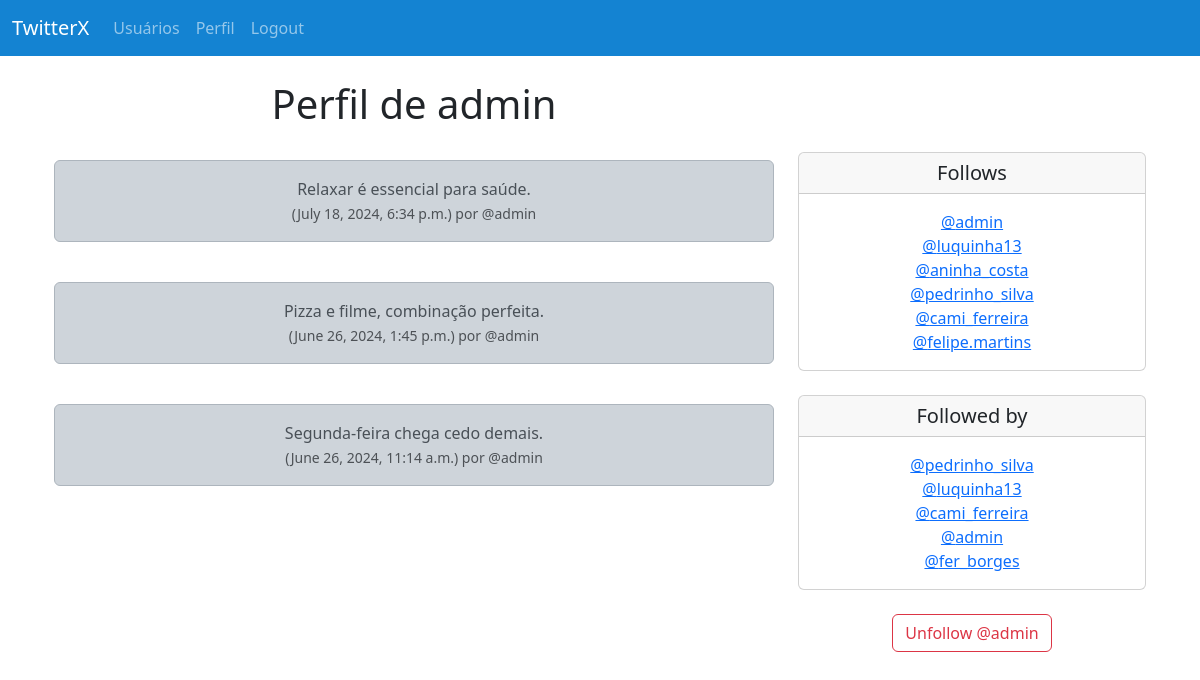
Screenshot of /profile/1 (signed in) with the database file from the repository.
### musker/models.py (models this page shows, shortened)
class Profile(models.Model):
    user = models.OneToOneField(User, on_delete=models.CASCADE)
    follows = models.ManyToManyField('self',
                                    related_name='followed_by',
                                    symmetrical=False,
                                    blank=True)
    datee_modified = models.DateTimeField(User, auto_now=True)
    def __str__(self):
        return self.user.username

class tweet(models.Model):
    user = models.ForeignKey(
        User, related_name="tweets",
        on_delete=models.DO_NOTHING
    )
    body = models.CharField(max_length=200)
    created_at = models.DateTimeField(auto_now_add=True)

### musker/views.py (the view, shortened to what this page needs)
# urls.py: path('profile/<int:pk>', views.profile, name='profile'),
def profile(request, pk):
     if request.user.is_authenticated:
        profile = Profile.objects.get(user_id = pk)
        tweets = tweet.objects.filter(user_id = pk).order_by("-created_at")
        return render(request, 'profile.html', {'profile':profile, "tweets":tweets})
     else:
        messages.success(request, ("Você deve estar logado.."))
        return redirect('home')

### musker/templates/profile.html (shortened to what this page needs)
{% extends 'base.html' %}
{% block content %}
{% if profile %}
<div class="container text-center">
    <div class="row">
        <div class="col-8">
            <h1>Perfil de {{ profile.user.username }}</h1>
            <br/>
            {% if tweets %}
              {% for tweet in tweets %}
                <div class="alert alert-dark" role="alert">
                  {{ tweet.body }}<br/>
                  <small class="text-muted">
                      ({{ tweet.created_at }}) por @{{ tweet.user.username }}
                  </small>
                </div>
                <br/>
              {% endfor %}
            {% endif %}
        </div>
        <div class="col-4">
            <br/><br/><br/>
            <div class="card">
                <h5 class="card-header">Follows</h5>
                <div class="card-body">
                  <p class="card-text">
                    {% for following in profile.follows.all %}
                        <a href="{% url 'profile' following.user.id%}">@{{following}}</a><br/>
                     {% endfor %}
                  </p>
                </div>
              </div>
              <br/>
              <div class="card">
                <h5 class="card-header">Followed by</h5>
                <div class="card-body">
                  <p class="card-text">
                    {% for following in profile.followed_by.all %}
                        <a href="{% url 'profile' following.user.id%}">@{{following}}</a><br/>
                    {% endfor %}
                  </p>
                </div>
              </div>
              <br/>
              <form method=POST>
                   {% if profile in user.profile.follows.all %}
                        <button class="btn btn-outline-danger"
                        name="follow" value="unfollow" type="submit">
                        Unfollow @{{ profile.user.username | lower }}</button>
                   {% else %}
                        <button class="btn btn-outline-success"
                        name="follow" value="follow" type="submit">
                        Follow @{{ profile.user.username | lower }}</button>
                   {% endif %}
              </form>
              <br/>
        </div>
    </div>
</div>
{% endif %}
{% endblock %}

### rows the page displays
Profile: user.username "admin"
tweet: body "Relaxar é essencial para saúde.", created_at "July 18, 2024, 6:34 p.m.", user.username "admin"
tweet: body "Pizza e filme, combinação perfeita.", created_at "June 26, 2024, 1:45 p.m.", user.username "admin"
tweet: body "Segunda-feira chega cedo demais.", created_at "June 26, 2024, 11:14 a.m.", user.username "admin"
Profile: user.username "luquinha13"
Profile: user.username "aninha_costa"
Profile: user.username "pedrinho_silva"
Profile: user.username "cami_ferreira"
Profile: user.username "felipe.martins"
Profile: user.username "fer_borges"
